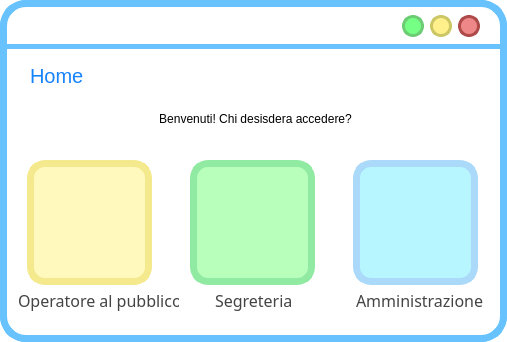
<?xml version="1.0" encoding="UTF-8"?>
<ui version="4.0">
 <class>MainWindow</class>
 <widget class="QMainWindow" name="MainWindow">
  <property name="geometry">
   <rect>
    <x>0</x>
    <y>0</y>
    <width>507</width>
    <height>342</height>
   </rect>
  </property>
  <property name="windowTitle">
   <string>MainWindow</string>
  </property>
  <property name="styleSheet">
   <string notr="true">QWidget{
background:rgb(255, 255, 255);
border-radius:26px;
border-color:rgb(104, 194, 253);
border-style: solid;
border-width:7;
}
QLabel{
border-width:0;
font: 20pt &quot;Lato Light&quot;;
}
QLineEdit{
border-width:0;
font: 14pt &quot;Lato Light&quot;;
}
QAbstractItemView {
    border: 3px solid  rgb(104, 194, 253);  
border-radius:8px;
  selection-background-color:  rgb(104, 194, 253);
margin:-2px;
text-align:center;
border-width:5;
}</string>
  </property>
  <widget class="QWidget" name="centralwidget">
   <widget class="QLabel" name="label">
    <property name="geometry">
     <rect>
      <x>0</x>
      <y>44</y>
      <width>641</width>
      <height>5</height>
     </rect>
    </property>
    <property name="styleSheet">
     <string notr="true">background-color:rgb(104, 194, 253);</string>
    </property>
    <property name="text">
     <string/>
    </property>
   </widget>
   <widget class="QPushButton" name="reduceButton">
    <property name="geometry">
     <rect>
      <x>402</x>
      <y>15</y>
      <width>22</width>
      <height>22</height>
     </rect>
    </property>
    <property name="sizePolicy">
     <sizepolicy hsizetype="Fixed" vsizetype="Fixed">
      <horstretch>0</horstretch>
      <verstretch>0</verstretch>
     </sizepolicy>
    </property>
    <property name="minimumSize">
     <size>
      <width>22</width>
      <height>22</height>
     </size>
    </property>
    <property name="maximumSize">
     <size>
      <width>24</width>
      <height>24</height>
     </size>
    </property>
    <property name="cursor">
     <cursorShape>PointingHandCursor</cursorShape>
    </property>
    <property name="styleSheet">
     <string notr="true">QPushButton{
 background-color:#76ff85;
 border-style: solid;
 border-radius:11px;
font: 18pt &quot;Candara&quot;;
border-color:#6bcc73;
border-width:3;
}

QPushButton::pressed{
	background-color : white;
	border-color:#6bcc73;
	border-width:3;
}
</string>
    </property>
    <property name="text">
     <string/>
    </property>
   </widget>
   <widget class="QPushButton" name="exitButton">
    <property name="geometry">
     <rect>
      <x>458</x>
      <y>15</y>
      <width>22</width>
      <height>22</height>
     </rect>
    </property>
    <property name="sizePolicy">
     <sizepolicy hsizetype="Fixed" vsizetype="Fixed">
      <horstretch>0</horstretch>
      <verstretch>0</verstretch>
     </sizepolicy>
    </property>
    <property name="minimumSize">
     <size>
      <width>22</width>
      <height>22</height>
     </size>
    </property>
    <property name="maximumSize">
     <size>
      <width>24</width>
      <height>24</height>
     </size>
    </property>
    <property name="cursor">
     <cursorShape>PointingHandCursor</cursorShape>
    </property>
    <property name="styleSheet">
     <string notr="true">QPushButton{
 background-color:#ee8888;
 border-style: solid;
 border-radius:11px;
font: 18pt &quot;Candara&quot;;
border-color:#ae4a4a;
border-width:3;
}

QPushButton::pressed{
	background-color : white;
	border-color:#ae4a4a;
	border-width:3;
}
</string>
    </property>
    <property name="text">
     <string/>
    </property>
   </widget>
   <widget class="QPushButton" name="maximizeButton">
    <property name="geometry">
     <rect>
      <x>430</x>
      <y>15</y>
      <width>22</width>
      <height>22</height>
     </rect>
    </property>
    <property name="sizePolicy">
     <sizepolicy hsizetype="Fixed" vsizetype="Fixed">
      <horstretch>0</horstretch>
      <verstretch>0</verstretch>
     </sizepolicy>
    </property>
    <property name="minimumSize">
     <size>
      <width>20</width>
      <height>20</height>
     </size>
    </property>
    <property name="maximumSize">
     <size>
      <width>24</width>
      <height>24</height>
     </size>
    </property>
    <property name="cursor">
     <cursorShape>PointingHandCursor</cursorShape>
    </property>
    <property name="styleSheet">
     <string notr="true">QPushButton{
 background-color:#fff08c	;
 border-style: solid;
 border-radius:11px;
font: 18pt &quot;Candara&quot;;
border-color:#ccc664;
border-width:3;
}

QPushButton::pressed{
	background-color : white;
	border-color:#ccc664;
	border-width:3;
}
</string>
    </property>
    <property name="text">
     <string/>
    </property>
   </widget>
   <widget class="QLabel" name="titoloLabel">
    <property name="geometry">
     <rect>
      <x>30</x>
      <y>60</y>
      <width>81</width>
      <height>31</height>
     </rect>
    </property>
    <property name="styleSheet">
     <string notr="true">font-size: 20px;
text-align: left;
background-color: rgba(255, 255, 255,0);
color: #1684FC;
font: 16pt &quot;Lato&quot;;</string>
    </property>
    <property name="text">
     <string>Home</string>
    </property>
   </widget>
   <widget class="QLabel" name="label_4">
    <property name="geometry">
     <rect>
      <x>10</x>
      <y>94</y>
      <width>491</width>
      <height>51</height>
     </rect>
    </property>
    <property name="styleSheet">
     <string notr="true">QLabel{
font: 25 18pt &quot;Lato Light&quot;;
background-color: rgba(255, 255, 255,0);
}</string>
    </property>
    <property name="text">
     <string>&lt;html&gt;&lt;head/&gt;&lt;body&gt;&lt;p align=&quot;center&quot;&gt;Benvenuti! Chi desisdera accedere?&lt;/p&gt;&lt;/body&gt;&lt;/html&gt;</string>
    </property>
   </widget>
   <widget class="QLabel" name="label_15">
    <property name="geometry">
     <rect>
      <x>18</x>
      <y>290</y>
      <width>161</width>
      <height>21</height>
     </rect>
    </property>
    <property name="font">
     <font>
      <family>Lato-light</family>
      <pointsize>-1</pointsize>
      <weight>50</weight>
      <italic>false</italic>
      <bold>false</bold>
     </font>
    </property>
    <property name="styleSheet">
     <string notr="true">QLabel{
background-color: rgba(255, 250, 223,0);
left: 244px;
top: 414px;
width: 119px;
height: 19px;
color: rgba(16, 16, 16,200);
font-size: 16px;

}</string>
    </property>
    <property name="text">
     <string>Operatore al pubblico</string>
    </property>
   </widget>
   <widget class="QLabel" name="operatoreAlPubblico">
    <property name="geometry">
     <rect>
      <x>27</x>
      <y>160</y>
      <width>125</width>
      <height>125</height>
     </rect>
    </property>
    <property name="cursor">
     <cursorShape>PointingHandCursor</cursorShape>
    </property>
    <property name="mouseTracking">
     <bool>true</bool>
    </property>
    <property name="styleSheet">
     <string notr="true">QLabel{
background-color:rgb(255, 249, 190);
border-radius:18;
border-color:rgb(244, 233, 140);
border-width:7;
border-style: solid;
}

QLabel:hover{
background-color: rgb(244, 233, 140);
}
</string>
    </property>
    <property name="text">
     <string/>
    </property>
    <property name="pixmap">
     <pixmap>res/theater_comedy_FILL1_wght500_GRAD200_opsz48_risultato.png</pixmap>
    </property>
    <property name="scaledContents">
     <bool>true</bool>
    </property>
    <property name="margin">
     <number>17</number>
    </property>
   </widget>
   <widget class="QLabel" name="amministrazione">
    <property name="geometry">
     <rect>
      <x>353</x>
      <y>160</y>
      <width>125</width>
      <height>125</height>
     </rect>
    </property>
    <property name="cursor">
     <cursorShape>PointingHandCursor</cursorShape>
    </property>
    <property name="mouseTracking">
     <bool>true</bool>
    </property>
    <property name="styleSheet">
     <string notr="true">QLabel{
background-color:rgb(183, 245, 255);
border-radius:18;
border-color:rgb(170, 217, 249);
border-width:7;
border-style: solid;
}

QLabel:hover{
background-color: rgb(170, 217, 249);
}
</string>
    </property>
    <property name="text">
     <string/>
    </property>
    <property name="pixmap">
     <pixmap>res/shield_FILL1_wght500_GRAD200_opsz48_risultato.png</pixmap>
    </property>
    <property name="scaledContents">
     <bool>true</bool>
    </property>
    <property name="margin">
     <number>17</number>
    </property>
   </widget>
   <widget class="QLabel" name="label_16">
    <property name="geometry">
     <rect>
      <x>215</x>
      <y>290</y>
      <width>81</width>
      <height>21</height>
     </rect>
    </property>
    <property name="font">
     <font>
      <family>Lato-light</family>
      <pointsize>-1</pointsize>
      <weight>50</weight>
      <italic>false</italic>
      <bold>false</bold>
     </font>
    </property>
    <property name="styleSheet">
     <string notr="true">QLabel{
background-color: rgba(255, 250, 223,0);
left: 244px;
top: 414px;
width: 119px;
height: 19px;
color: rgba(16, 16, 16,200);
font-size: 16px;

}</string>
    </property>
    <property name="text">
     <string>Segreteria</string>
    </property>
   </widget>
   <widget class="QLabel" name="segreteria">
    <property name="geometry">
     <rect>
      <x>190</x>
      <y>160</y>
      <width>125</width>
      <height>125</height>
     </rect>
    </property>
    <property name="cursor">
     <cursorShape>PointingHandCursor</cursorShape>
    </property>
    <property name="mouseTracking">
     <bool>true</bool>
    </property>
    <property name="styleSheet">
     <string notr="true">QLabel{
background-color:rgb(183, 255, 186);
border-radius:18;
border-color:rgb(145, 234, 161);
border-width:7;
border-style: solid;
}

QLabel:hover{
background-color: rgb(145, 234, 161);
}
</string>
    </property>
    <property name="text">
     <string/>
    </property>
    <property name="pixmap">
     <pixmap>res/fax_FILL1_wght500_GRAD200_opsz48_risultato.png</pixmap>
    </property>
    <property name="scaledContents">
     <bool>true</bool>
    </property>
    <property name="margin">
     <number>17</number>
    </property>
   </widget>
   <widget class="QLabel" name="label_17">
    <property name="geometry">
     <rect>
      <x>356</x>
      <y>290</y>
      <width>131</width>
      <height>21</height>
     </rect>
    </property>
    <property name="font">
     <font>
      <family>Lato-light</family>
      <pointsize>-1</pointsize>
      <weight>50</weight>
      <italic>false</italic>
      <bold>false</bold>
     </font>
    </property>
    <property name="styleSheet">
     <string notr="true">QLabel{
background-color: rgba(255, 250, 223,0);
left: 244px;
top: 414px;
width: 119px;
height: 19px;
color: rgba(16, 16, 16,200);
font-size: 16px;

}</string>
    </property>
    <property name="text">
     <string>Amministrazione</string>
    </property>
   </widget>
  </widget>
 </widget>
 <resources>
  <include location="res.qrc"/>
  <include location="res/res.qrc"/>
 </resources>
 <connections/>
</ui>
